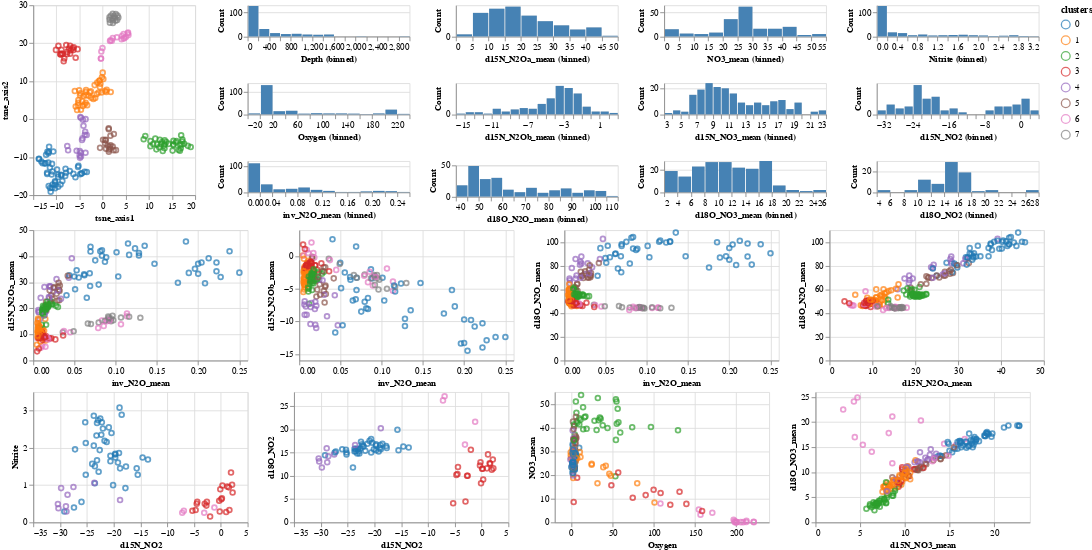

The cell this chart's notebook holds for it:
### Markdown cell above
View altair interactive visualizations

### Code cell
import altair as alt

DF_TO_USE = filtered_df
INTERVAL = alt.selection_interval()
TOTAL_WIDTH=1200
TOTAL_HEIGHT=680
TSNE_HEIGHTFRAC=0.4
TSNE_WIDTHFRAC=0.2
FONTSIZE=10
PADDING_GUESS=45 #additional padding to subtract off

def get_interactive_histogram(colname):
  yaxis = alt.Y('count():Q', title="Count")
  xaxis = alt.X(colname+':Q', bin=alt.Bin(maxbins=20))
  #apparently height/width doesn't include the space for the
  # axes labels, so these need to be adjusted a bit.
  bg_histogram = alt.Chart(DF_TO_USE).mark_bar().encode(
                    y=yaxis,
                    x=xaxis,
                    color=alt.value('lightgrey')).properties(
                      width=TOTAL_WIDTH*(1-TSNE_WIDTHFRAC)/4
                            - (FONTSIZE+PADDING_GUESS),
                      height=TOTAL_HEIGHT*TSNE_HEIGHTFRAC/3
                            - (FONTSIZE+PADDING_GUESS),
                      selection=INTERVAL)
  fg_histogram = alt.Chart(DF_TO_USE).mark_bar().encode(
                      y=yaxis,
                      color=alt.value('steelblue'),
                      x=xaxis).transform_filter(INTERVAL)
  return (bg_histogram+fg_histogram)

tsne_base = alt.Chart(DF_TO_USE).mark_point().encode(
  color=alt.condition(INTERVAL, 'clusters', alt.value('lightgray'),
                      scale=alt.Scale(scheme='category10'))
).properties(selection=INTERVAL,
             width=TOTAL_WIDTH*TSNE_WIDTHFRAC - (FONTSIZE+PADDING_GUESS),
             height=TOTAL_HEIGHT*TSNE_HEIGHTFRAC - (FONTSIZE+PADDING_GUESS))

base = alt.Chart(DF_TO_USE).mark_point().encode(
  color=alt.condition(INTERVAL, 'clusters', alt.value('lightgray'),
                      scale=alt.Scale(scheme='category10'))
).properties(selection=INTERVAL,
             width=TOTAL_WIDTH/4 - (FONTSIZE+PADDING_GUESS),
             height=(TOTAL_HEIGHT*(1-TSNE_HEIGHTFRAC))/2 
                     - (FONTSIZE+PADDING_GUESS))

alt.vconcat(
    
(tsne_base.encode(x='tsne_axis1', y='tsne_axis2')
| alt.vconcat(get_interactive_histogram('Depth'),
             get_interactive_histogram('Oxygen'),
             get_interactive_histogram('inv_N2O_mean'))
| alt.vconcat(get_interactive_histogram('d15N_N2Oa_mean'),
              get_interactive_histogram('d15N_N2Ob_mean'),
              get_interactive_histogram('d18O_N2O_mean'))
| alt.vconcat(get_interactive_histogram('NO3_mean'),
              get_interactive_histogram('d15N_NO3_mean'),
              get_interactive_histogram('d18O_NO3_mean'))
| alt.vconcat(get_interactive_histogram('Nitrite'),
              get_interactive_histogram('d15N_NO2'),
              get_interactive_histogram('d18O_NO2'))
),

(base.encode(x='inv_N2O_mean', y='d15N_N2Oa_mean')
| base.encode(x='inv_N2O_mean', y='d15N_N2Ob_mean')
| base.encode(x='inv_N2O_mean', y='d18O_N2O_mean')
| base.encode(x='d15N_N2Oa_mean', y='d18O_N2O_mean')
),

(base.encode(x='d15N_NO2', y='Nitrite')
| base.encode(x='d15N_NO2', y='d18O_NO2')
| base.encode(x='Oxygen', y='NO3_mean')
| base.encode(x='d15N_NO3_mean', y='d18O_NO3_mean')
),
#

).configure_axis(labelFontSize=FONTSIZE,
                 titleFontSize=FONTSIZE).properties(padding=0, spacing=0)
# the padding/spacing doesn't propagate to subcharts propertly

### Figure 1 — Vega-Lite specification as saved in the notebook (floating-point values rounded to 4 significant figures; data arrays with more than 128 entries replaced by an {"elided": "..."} marker saying what was removed)
{"config": {"view": {"continuousWidth": 400, "continuousHeight": 300}, "axis": {"labelFontSize": 10, "titleFontSize": 10}}, "vconcat": [{"hconcat": [{"mark": "point", "encoding": {"color": {"condition": {"type": "nominal", "field": "clusters", "scale": {"scheme": "category10"}, "selection": "selector118"}, "value": "lightgray"}, "x": {"type": "quantitative", "field": "tsne_axis1"}, "y": {"type": "quantitative", "field": "tsne_axis2"}}, "height": 217.0, "selection": {"selector118": {"type": "interval"}}, "width": 185.0}, {"vconcat": [{"layer": [{"mark": "bar", "encoding": {"color": {"value": "lightgrey"}, "x": {"type": "quantitative", "bin": {"maxbins": 20}, "field": "Depth"}, "y": {"type": "quantitative", "aggregate": "count", "title": "Count"}}, "height": 35.67, "selection": {"selector118": {"type": "interval"}}, "width": 185.0}, {"mark": "bar", "encoding": {"color": {"value": "steelblue"}, "x": {"type": "quantitative", "bin": {"maxbins": 20}, "field": "Depth"}, "y": {"type": "quantitative", "aggregate": "count", "title": "Count"}}, "transform": [{"filter": {"selection": "selector118"}}]}]}, {"layer": [{"mark": "bar", "encoding": {"color": {"value": "lightgrey"}, "x": {"type": "quantitative", "bin": {"maxbins": 20}, "field": "Oxygen"}, "y": {"type": "quantitative", "aggregate": "count", "title": "Count"}}, "height": 35.67, "selection": {"selector118": {"type": "interval"}}, "width": 185.0}, {"mark": "bar", "encoding": {"color": {"value": "steelblue"}, "x": {"type": "quantitative", "bin": {"maxbins": 20}, "field": "Oxygen"}, "y": {"type": "quantitative", "aggregate": "count", "title": "Count"}}, "transform": [{"filter": {"selection": "selector118"}}]}]}, {"layer": [{"mark": "bar", "encoding": {"color": {"value": "lightgrey"}, "x": {"type": "quantitative", "bin": {"maxbins": 20}, "field": "inv_N2O_mean"}, "y": {"type": "quantitative", "aggregate": "count", "title": "Count"}}, "height": 35.67, "selection": {"selector118": {"type": "interval"}}, "width": 185.0}, {"mark": "bar", "encoding": {"color": {"value": "steelblue"}, "x": {"type": "quantitative", "bin": {"maxbins": 20}, "field": "inv_N2O_mean"}, "y": {"type": "quantitative", "aggregate": "count", "title": "Count"}}, "transform": [{"filter": {"selection": "selector118"}}]}]}]}, {"vconcat": [{"layer": [{"mark": "bar", "encoding": {"color": {"value": "lightgrey"}, "x": {"type": "quantitative", "bin": {"maxbins": 20}, "field": "d15N_N2Oa_mean"}, "y": {"type": "quantitative", "aggregate": "count", "title": "Count"}}, "height": 35.67, "selection": {"selector118": {"type": "interval"}}, "width": 185.0}, {"mark": "bar", "encoding": {"color": {"value": "steelblue"}, "x": {"type": "quantitative", "bin": {"maxbins": 20}, "field": "d15N_N2Oa_mean"}, "y": {"type": "quantitative", "aggregate": "count", "title": "Count"}}, "transform": [{"filter": {"selection": "selector118"}}]}]}, {"layer": [{"mark": "bar", "encoding": {"color": {"value": "lightgrey"}, "x": {"type": "quantitative", "bin": {"maxbins": 20}, "field": "d15N_N2Ob_mean"}, "y": {"type": "quantitative", "aggregate": "count", "title": "Count"}}, "height": 35.67, "selection": {"selector118": {"type": "interval"}}, "width": 185.0}, {"mark": "bar", "encoding": {"color": {"value": "steelblue"}, "x": {"type": "quantitative", "bin": {"maxbins": 20}, "field": "d15N_N2Ob_mean"}, "y": {"type": "quantitative", "aggregate": "count", "title": "Count"}}, "transform": [{"filter": {"selection": "selector118"}}]}]}, {"layer": [{"mark": "bar", "encoding": {"color": {"value": "lightgrey"}, "x": {"type": "quantitative", "bin": {"maxbins": 20}, "field": "d18O_N2O_mean"}, "y": {"type": "quantitative", "aggregate": "count", "title": "Count"}}, "height": 35.67, "selection": {"selector118": {"type": "interval"}}, "width": 185.0}, {"mark": "bar", "encoding": {"color": {"value": "steelblue"}, "x": {"type": "quantitative", "bin": {"maxbins": 20}, "field": "d18O_N2O_mean"}, "y": {"type": "quantitative", "aggregate": "count", "title": "Count"}}, "transform": [{"filter": {"selection": "selector118"}}]}]}]}, {"vconcat": [{"layer": [{"mark": "bar", "encoding": {"color": {"value": "lightgrey"}, "x": {"type": "quantitative", "bin": {"maxbins": 20}, "field": "NO3_mean"}, "y": {"type": "quantitative", "aggregate": "count", "title": "Count"}}, "height": 35.67, "selection": {"selector118": {"type": "interval"}}, "width": 185.0}, {"mark": "bar", "encoding": {"color": {"value": "steelblue"}, "x": {"type": "quantitative", "bin": {"maxbins": 20}, "field": "NO3_mean"}, "y": {"type": "quantitative", "aggregate": "count", "title": "Count"}}, "transform": [{"filter": {"selection": "selector118"}}]}]}, {"layer": [{"mark": "bar", "encoding": {"color": {"value": "lightgrey"}, "x": {"type": "quantitative", "bin": {"maxbins": 20}, "field": "d15N_NO3_mean"}, "y": {"type": "quantitative", "aggregate": "count", "title": "Count"}}, "height": 35.67, "selection": {"selector118": {"type": "interval"}}, "width": 185.0}, {"mark": "bar", "encoding": {"color": {"value": "steelblue"}, "x": {"type": "quantitative", "bin": {"maxbins": 20}, "field": "d15N_NO3_mean"}, "y": {"type": "quantitative", "aggregate": "count", "title": "Count"}}, "transform": [{"filter": {"selection": "selector118"}}]}]}, {"layer": [{"mark": "bar", "encoding": {"color": {"value": "lightgrey"}, "x": {"type": "quantitative", "bin": {"maxbins": 20}, "field": "d18O_NO3_mean"}, "y": {"type": "quantitative", "aggregate": "count", "title": "Count"}}, "height": 35.67, "selection": {"selector118": {"type": "interval"}}, "width": 185.0}, {"mark": "bar", "encoding": {"color": {"value": "steelblue"}, "x": {"type": "quantitative", "bin": {"maxbins": 20}, "field": "d18O_NO3_mean"}, "y": {"type": "quantitative", "aggregate": "count", "title": "Count"}}, "transform": [{"filter": {"selection": "selector118"}}]}]}]}, {"vconcat": [{"layer": [{"mark": "bar", "encoding": {"color": {"value": "lightgrey"}, "x": {"type": "quantitative", "bin": {"maxbins": 20}, "field": "Nitrite"}, "y": {"type": "quantitative", "aggregate": "count", "title": "Count"}}, "height": 35.67, "selection": {"selector118": {"type": "interval"}}, "width": 185.0}, {"mark": "bar", "encoding": {"color": {"value": "steelblue"}, "x": {"type": "quantitative", "bin": {"maxbins": 20}, "field": "Nitrite"}, "y": {"type": "quantitative", "aggregate": "count", "title": "Count"}}, "transform": [{"filter": {"selection": "selector118"}}]}]}, {"layer": [{"mark": "bar", "encoding": {"color": {"value": "lightgrey"}, "x": {"type": "quantitative", "bin": {"maxbins": 20}, "field": "d15N_NO2"}, "y": {"type": "quantitative", "aggregate": "count", "title": "Count"}}, "height": 35.67, "selection": {"selector118": {"type": "interval"}}, "width": 185.0}, {"mark": "bar", "encoding": {"color": {"value": "steelblue"}, "x": {"type": "quantitative", "bin": {"maxbins": 20}, "field": "d15N_NO2"}, "y": {"type": "quantitative", "aggregate": "count", "title": "Count"}}, "transform": [{"filter": {"selection": "selector118"}}]}]}, {"layer": [{"mark": "bar", "encoding": {"color": {"value": "lightgrey"}, "x": {"type": "quantitative", "bin": {"maxbins": 20}, "field": "d18O_NO2"}, "y": {"type": "quantitative", "aggregate": "count", "title": "Count"}}, "height": 35.67, "selection": {"selector118": {"type": "interval"}}, "width": 185.0}, {"mark": "bar", "encoding": {"color": {"value": "steelblue"}, "x": {"type": "quantitative", "bin": {"maxbins": 20}, "field": "d18O_NO2"}, "y": {"type": "quantitative", "aggregate": "count", "title": "Count"}}, "transform": [{"filter": {"selection": "selector118"}}]}]}]}]}, {"hconcat": [{"mark": "point", "encoding": {"color": {"condition": {"type": "nominal", "field": "clusters", "scale": {"scheme": "category10"}, "selection": "selector118"}, "value": "lightgray"}, "x": {"type": "quantitative", "field": "inv_N2O_mean"}, "y": {"type": "quantitative", "field": "d15N_N2Oa_mean"}}, "height": 149.0, "selection": {"selector118": {"type": "interval"}}, "width": 245.0}, {"mark": "point", "encoding": {"color": {"condition": {"type": "nominal", "field": "clusters", "scale": {"scheme": "category10"}, "selection": "selector118"}, "value": "lightgray"}, "x": {"type": "quantitative", "field": "inv_N2O_mean"}, "y": {"type": "quantitative", "field": "d15N_N2Ob_mean"}}, "height": 149.0, "selection": {"selector118": {"type": "interval"}}, "width": 245.0}, {"mark": "point", "encoding": {"color": {"condition": {"type": "nominal", "field": "clusters", "scale": {"scheme": "category10"}, "selection": "selector118"}, "value": "lightgray"}, "x": {"type": "quantitative", "field": "inv_N2O_mean"}, "y": {"type": "quantitative", "field": "d18O_N2O_mean"}}, "height": 149.0, "selection": {"selector118": {"type": "interval"}}, "width": 245.0}, {"mark": "point", "encoding": {"color": {"condition": {"type": "nominal", "field": "clusters", "scale": {"scheme": "category10"}, "selection": "selector118"}, "value": "lightgray"}, "x": {"type": "quantitative", "field": "d15N_N2Oa_mean"}, "y": {"type": "quantitative", "field": "d18O_N2O_mean"}}, "height": 149.0, "selection": {"selector118": {"type": "interval"}}, "width": 245.0}]}, {"hconcat": [{"mark": "point", "encoding": {"color": {"condition": {"type": "nominal", "field": "clusters", "scale": {"scheme": "category10"}, "selection": "selector118"}, "value": "lightgray"}, "x": {"type": "quantitative", "field": "d15N_NO2"}, "y": {"type": "quantitative", "field": "Nitrite"}}, "height": 149.0, "selection": {"selector118": {"type": "interval"}}, "width": 245.0}, {"mark": "point", "encoding": {"color": {"condition": {"type": "nominal", "field": "clusters", "scale": {"scheme": "category10"}, "selection": "selector118"}, "value": "lightgray"}, "x": {"type": "quantitative", "field": "d15N_NO2"}, "y": {"type": "quantitative", "field": "d18O_NO2"}}, "height": 149.0, "selection": {"selector118": {"type": "interval"}}, "width": 245.0}, {"mark": "point", "encoding": {"color": {"condition": {"type": "nominal", "field": "clusters", "scale": {"scheme": "category10"}, "selection": "selector118"}, "value": "lightgray"}, "x": {"type": "quantitative", "field": "Oxygen"}, "y": {"type": "quantitative", "field": "NO3_mean"}}, "height": 149.0, "selection": {"selector118": {"type": "interval"}}, "width": 245.0}, {"mark": "point", "encoding": {"color": {"condition": {"type": "nominal", "field": "clusters", "scale": {"scheme": "category10"}, "selection": "selector118"}, "value": "lightgray"}, "x": {"type": "quantitative", "field": "d15N_NO3_mean"}, "y": {"type": "quantitative", "field": "d18O_NO3_mean"}}, "height": 149.0, "selection": {"selector118": {"type": "interval"}}, "width": 245.0}]}], "data": {"name": "data-b60d22c9f91972f28cf5cc92334d3e40"}, "padding": 0, "spacing": 0, "$schema": "https://vega.github.io/schema/vega-lite/v4.8.1.json", "datasets": {"data-b60d22c9f91972f28cf5cc92334d3e40": {"elided": "218 records"}}}
